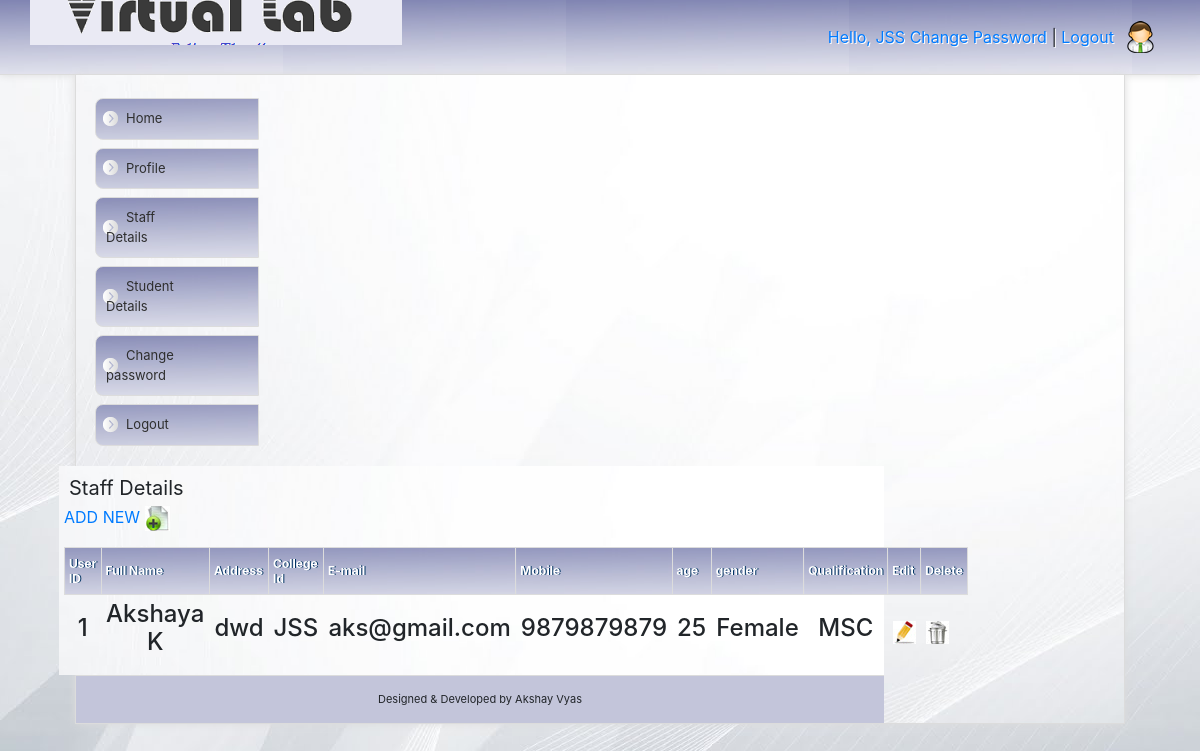
The page /login/college/user_reg_view.php (signed in) on the database its author committed.
### tables this page shows
CREATE TABLE IF NOT EXISTS `clg` (
  `clg_id` int(20) NOT NULL AUTO_INCREMENT,
  `clg_name` varchar(100) NOT NULL,
  `clg_city` varchar(50) NOT NULL,
  `clg_address` varchar(200) NOT NULL,
  PRIMARY KEY (`clg_id`)
);

CREATE TABLE IF NOT EXISTS `user_registration` (
  `user_id` int(50) NOT NULL AUTO_INCREMENT,
  `fullname` varchar(50) NOT NULL,
  `address` varchar(100) NOT NULL,
  `clg_id` int(30) NOT NULL,
  `email_id` varchar(50) NOT NULL,
  `mobile_no` varchar(100) NOT NULL,
  `age` varchar(100) NOT NULL,
  `gender` varchar(100) NOT NULL,
  `qualification` varchar(50) NOT NULL,
  `status` varchar(50) NOT NULL,
  PRIMARY KEY (`user_id`)
);

### login/college/user_reg_view.php (the view, shortened to what this page needs)
<?php include('metatags.php');  ?>
<?php include('header.php');  ?>
<?php include('menu.php');  ?>
		<div id="rightContent">
	<h3>Staff Details </h3>
		<p><a href="user_reg_form.php">ADD NEW <img src="mos-css/img/addnew.jpeg"></a> </p>
<table width="780" border="3">
  <tr>
 	<th class="data" width="106">User ID</th>
    <th class="data" width="106">Full Name</th>
    <th class="data" width="120">Address</th>
	<th class="data" width="106">College Id</th>
	<th class="data" width="60">E-mail</th>
	<th class="data" width="60">Mobile</th>
	<th class="data" width="60">age</th>
	<th class="data" width="60">gender</th>
	<th class="data" width="60">Qualification</th>
	<th class="data" width="60">Edit</th>
	<th class="data" width="60">Delete</th>
  </tr>
  <?php
    $un=$_SESSION['uname'];
   $regsql1="select * from clg where clg_name='$un'";
  $regres1=mysql_query($regsql1);
  $regrow1=mysql_fetch_array($regres1);
  $cid=$regrow1['clg_id'];
  $regsql="select * from user_registration ur,clg c where ur.clg_id=c.clg_id and ur.clg_id='$cid'";
  $regres=mysql_query($regsql);
  while($regrow=mysql_fetch_array($regres))
  {
  ?>
  <tr>
    <td><div align="center"><h4><?php echo $regrow['user_id'];?></div></h4></td>
    <td><div align="center"><h4><?php echo $regrow['fullname'];?></div></h4></td>
    <td><div align="center"><h4><?php echo $regrow['address'];?></div></h4></td>
	<td><div align="center"><h4><?php echo $regrow['clg_name'];?></div></h4></td>
	<td><div align="center"><h4><?php echo $regrow['email_id'];?></div></h4></td>
    <td><div align="center"><h4><?php echo $regrow['mobile_no'];?></div></h4></td>
	<td><div align="center"><h4><?php echo $regrow['age'];?></td>
	<td><div align="center"><h4><?php echo $regrow['gender'];?></td>
	<td><div align="center"><h4><?php echo $regrow['qualification'];?></td>
    <td><a href="user_reg_edit.php?eid=<?php echo $regrow['user_id'];?>"><img src="mos-css/img/edit.jpeg"></a></td>
    <td><a href="user_reg_delete.php?id=<?php echo $regrow['user_id'];?>"><img src="mos-css/img/delete.jpeg"></a></td>
  </tr>
  <?php
  }
  ?>
</table>
</div>
<?php include('footer.php');  ?>

### login/college/header.php (shortened to what this page needs)
<body>
<div id="header">
	<div class="inHeader">
		<div class="mosAdmin">
		<a href=""><a href="#">Hello, <?php echo $name;  ?></a> <a href="change pwd.php">Change Password</a> | <a href="../logout.php">Logout</a>
		</div>
	</div>
</div>

### login/college/mos-css/mos-style.css (style rules this page uses)
body { background: url(img/bg_kiri.jpg); margin: 0; padding: 0; font-family: Cursive; font-size: 15px; color: #2e2e2e; text-align: center; }
img { border: none; }
a { color: #527e19; text-decoration: none; }
table { border:none;font-size: 12px; width:auto; }
td { border:none; padding: 5px; }
th.data { padding: 8px 4px 8px 4px;border: 1px solid #dcdcdc; background: url(img/green.jpg)repeat left center;text-shadow: 1px 0px #003362;color: #fff }
#header { width: 100%; border-bottom: 1px solid #dcdcdc; background: url(img/green.jpg) repeat left; height: 75px; z-index: 1000; -moz-box-shadow: 0px 0px 8px #dcdcdc; -webkit-box-shadow: 0px 0px 8px #dcdcdc; }
.inHeader { float: center; background: url(img/logo.png) no-repeat left center; margin: auto; width: 95%; height: 45px; padding: 15px; border-right: 0px solid #dcdcdc; border-left: 0px solid #dcdcdc; }
.mosAdmin { float: right; border: 0px solid #dcdcdc; margin: 0 1px 0 auto; text-align: right; padding: 10px 40px 10px 10px; background: url(img/Administrator.png) no-repeat right center; text-shadow: 1px 1px #fff; }
#rightContent { width: 825px; padding: 5px; float: right; border-left: 0px solid #dcdcdc; text-align: left; background: inherit; }
#rightContent h3 { font-size: 20px; font-weight: normal; padding: 0; margin: 5px; }

### rows shown on the page
clg: clg_name "JSS"
user_registration: user_id "1", fullname "Akshaya K", address "dwd", clg.clg_name "JSS", email "aks@gmail.com", mobile_no "9879879879", age "25", gender "Female", qualification "MSC"
